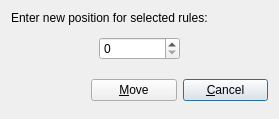
<ui version="4.0" >
 <class>askRuleNumberDialog_q</class>
 <widget class="QDialog" name="askRuleNumberDialog_q" >
  <property name="geometry" >
   <rect>
    <x>0</x>
    <y>0</y>
    <width>279</width>
    <height>119</height>
   </rect>
  </property>
  <property name="windowTitle" >
   <string>Enter New Position For The Rule</string>
  </property>
  <layout class="QGridLayout" >
   <item row="0" column="0" colspan="3" >
    <widget class="QLabel" name="textLabel1" >
     <property name="text" >
      <string>Enter new position for selected rules:</string>
     </property>
     <property name="wordWrap" >
      <bool>false</bool>
     </property>
    </widget>
   </item>
   <item row="1" column="1" >
    <widget class="QSpinBox" name="newRuleNum" >
     <property name="maximum" >
      <number>10000</number>
     </property>
    </widget>
   </item>
   <item row="1" column="0" >
    <spacer>
     <property name="orientation" >
      <enum>Qt::Vertical</enum>
     </property>
     <property name="sizeType" >
      <enum>QSizePolicy::Expanding</enum>
     </property>
     <property name="sizeHint" >
      <size>
       <width>80</width>
       <height>20</height>
      </size>
     </property>
    </spacer>
   </item>
   <item row="1" column="2" >
    <spacer>
     <property name="orientation" >
      <enum>Qt::Vertical</enum>
     </property>
     <property name="sizeType" >
      <enum>QSizePolicy::Expanding</enum>
     </property>
     <property name="sizeHint" >
      <size>
       <width>80</width>
       <height>20</height>
      </size>
     </property>
    </spacer>
   </item>
   <item row="2" column="0" colspan="3" >
    <layout class="QHBoxLayout" >
     <item>
      <spacer>
       <property name="orientation" >
        <enum>Qt::Vertical</enum>
       </property>
       <property name="sizeType" >
        <enum>QSizePolicy::Expanding</enum>
       </property>
       <property name="sizeHint" >
        <size>
         <width>80</width>
         <height>20</height>
        </size>
       </property>
      </spacer>
     </item>
     <item>
      <widget class="QPushButton" name="buttonOk" >
       <property name="text" >
        <string>&amp;Move</string>
       </property>
       <property name="shortcut" >
        <string>Alt+M</string>
       </property>
       <property name="autoDefault" >
        <bool>true</bool>
       </property>
       <property name="default" >
        <bool>true</bool>
       </property>
      </widget>
     </item>
     <item>
      <widget class="QPushButton" name="buttonCancel" >
       <property name="text" >
        <string>&amp;Cancel</string>
       </property>
       <property name="shortcut" >
        <string>Alt+C</string>
       </property>
       <property name="autoDefault" >
        <bool>true</bool>
       </property>
       <property name="default" >
        <bool>true</bool>
       </property>
      </widget>
     </item>
    </layout>
   </item>
  </layout>
 </widget>
 <layoutdefault spacing="6" margin="11" />
 <includes/>
 <resources/>
 <connections>
  <connection>
   <sender>buttonOk</sender>
   <signal>clicked()</signal>
   <receiver>askRuleNumberDialog_q</receiver>
   <slot>accept()</slot>
   <hints>
    <hint type="sourcelabel" >
     <x>20</x>
     <y>20</y>
    </hint>
    <hint type="destinationlabel" >
     <x>20</x>
     <y>20</y>
    </hint>
   </hints>
  </connection>
  <connection>
   <sender>buttonCancel</sender>
   <signal>clicked()</signal>
   <receiver>askRuleNumberDialog_q</receiver>
   <slot>reject()</slot>
   <hints>
    <hint type="sourcelabel" >
     <x>20</x>
     <y>20</y>
    </hint>
    <hint type="destinationlabel" >
     <x>20</x>
     <y>20</y>
    </hint>
   </hints>
  </connection>
 </connections>
</ui>
